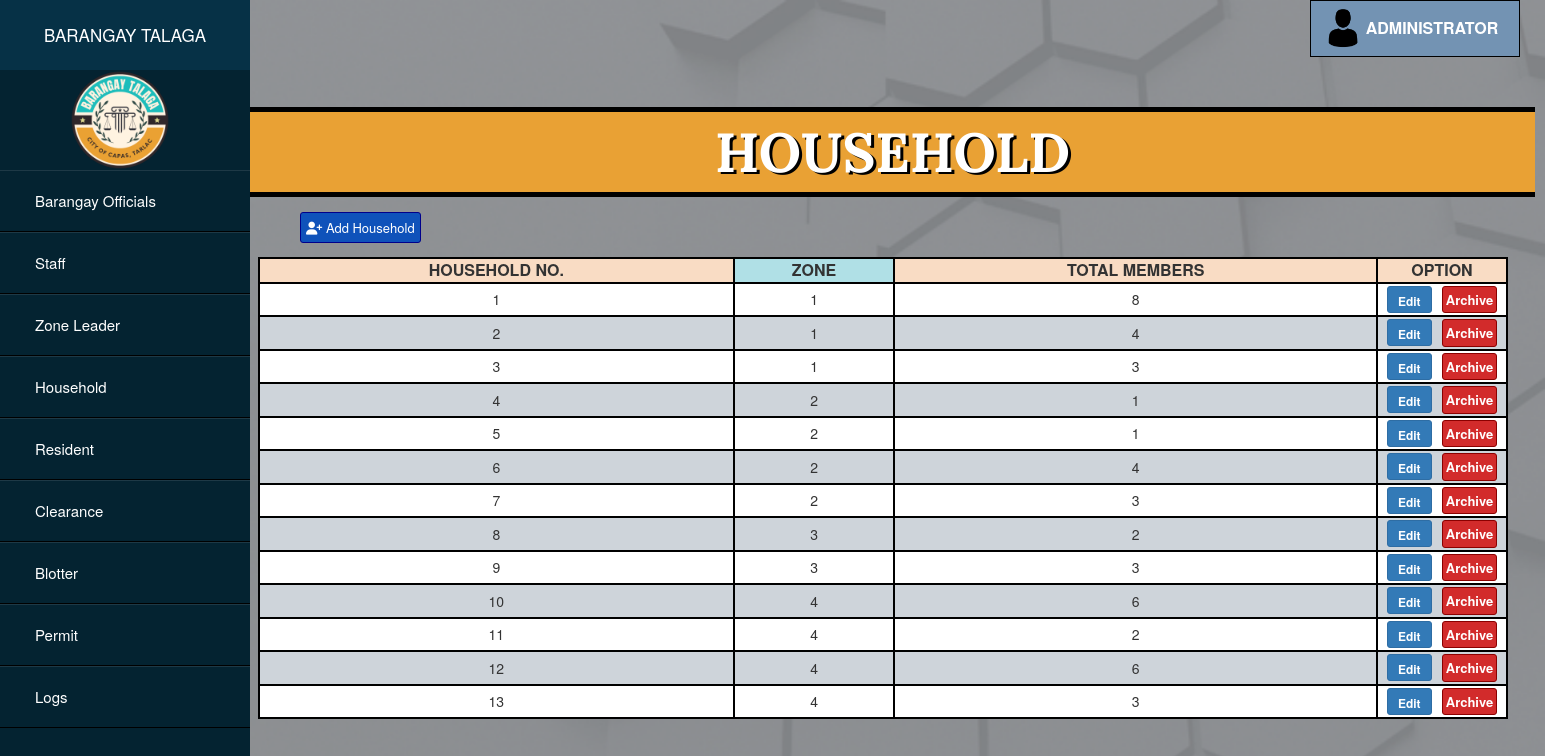
Page /admin/household.php on the committed database.
### tables this page shows
CREATE TABLE `household` (
  `id` int(11) NOT NULL,
  `householdno` int(11) NOT NULL,
  `zone` varchar(11) NOT NULL,
  `totalmem` int(2) NOT NULL,
  `status` varchar(11) NOT NULL
);

### admin/household.php (the view, shortened to what this page needs)
<?php
$link = mysqli_connect("localhost", "root", "", "barangaydb");
?>
<!DOCTYPE html>
<html lang="en" dir="ltr">
    <head>
        <link rel="stylesheet" href="../css/housecss.css">
        <link rel="stylesheet" href="https://maxcdn.bootstrapcdn.com/bootstrap/3.4.1/css/bootstrap.min.css">
</head>
<body style="background-image: url(../images/main.png); background-repeat: no-repeat; background-size: cover;">
    <div class="sidebar">
        <header>BARANGAY TALAGA</header>
        <img src="../images/logo.png">
        <ul>
            <li><a href="officials.php">Barangay Officials</a></li>
            <li><a href="staff.php">Staff</a></li>
            <li><a href="zone_leader.php">Zone Leader</a></li>
            <li><a href="household.php">Household</a></li>
            <li><a href="residents.php">Resident</a></li>
            <li><a href="clearance.php">Clearance</a></li>
            <li><a href="blotter.php">Blotter</a></li>
            <li><a href="permit.php">Permit</a></li>
            <li><a href="logs.php">Logs</a></li>
        </ul>
    </div>
          <div class="dropdown">
          <img src="../images/person.png">
          <button onclick="myFunction()" class="dropbtn" >ADMINISTRATOR</button>
        </div>
    <div>
    <div class="header">
        <h1>HOUSEHOLD</h1>
    </div>
    <div class="add-delete">
        <a href="addform_household.php"><button class="btn btn-primary btn-sm" id="add"><i class="fa fa-user-plus" aria-hidden="true"></i> Add Household</button></a>
    </div>
    <div class="grid">
        <form method="post">
        <table class="table-box">
            <thead>
                <tr>
                    <th style="background-color: #f9dcc4; text-align: center;">HOUSEHOLD NO.</th>
                    <th style="background-color: powderblue; text-align: center;">ZONE</th>
                    <th style="background-color: #f9dcc4; text-align: center;">TOTAL MEMBERS</th>
                    <th style="width: 130px !important; background-color: #f9dcc4; text-align: center;">OPTION</th>
                </tr>
            </thead>
            <tbody>
                <?php
                    $sql = mysqli_query($link, "select * from household where status ='active'");
                    while($row = mysqli_fetch_array($sql))
                    {
                        echo'
                        <tr>';
                                $id = $row['id'];
                                $householdno = $row['householdno'];
                                $zone = $row['zone'];
                                $totalmem = $row['totalmem'];
                                $status = $row['status'];
                        echo '
                            <td>' .$row['householdno'].  '</td>
                            <td>' .$row['zone'].  '</td>
                            <td>' .$row['totalmem']. '</td>
                            <td style="text-align: center; padding: 2px;">';
                                echo "<button type='submit' class='btn btn-primary btn-sm' id='edit'><a href='updateform_household.php?id=$id&householdno=$householdno&zone=$zone&totalmem=$totalmem' style='color:white';>
                                Edit</a></button>";
                                echo "<button type='submit' class='btn btn-danger btn-sm' id='archive'>
                                <a href='archive_household.php?id=$id&status=$status' style='color:white';>
                                Archive</a></button>";
                           echo '</td>
                        </tr>';
                    }
                    ?>
            </tbody>
        </table>
        </form>
    </div>
</div>
</body>
</html>

### css/housecss.css (style rules this page uses)
body { font-family: 'Roboto', sans-serif; }
* { margin: 0; padding: 0; list-style: none; text-decoration: none; }
.sidebar { position: absolute; width: 250px; height: 100%; background: #042331; }
.sidebar header { font-size: 17px; color: white; text-align: center; line-height: 70px; background: #063146; user-select: none; }
.sidebar ul a { display: block; height: 100%; width: 100%; line-height: 60px; font-size: 15px; color: white; padding-left: 35px; box-sizing: border-box; border-top: 1px solid rgba(255,255,255,.1); border-bottom: 1px solid black; }
img { width: 100px; margin-left: 70px; }
.header { position: absolute; width: 1285px; margin-left: 250px; margin-top: 50px; border-top: 5px solid black; border-bottom: 5px solid black; padding-top: 20px; padding-bottom: 20px; text-align: center; background-color: #E9A134; }
.header h1 { font-size: 55px; margin-top: -10px; margin-bottom: -10px; font-weight: bolder; font-family: 'Lora', serif; color: white; text-shadow: 3px 2px black; }
.add-delete { position: absolute; margin-left: 300px; margin-top: 155px; }
#add { background-color: #0F52BA; border-color: darkblue; padding: 5px; color: white; font-size: 13px; }
#archive { background-color: #D22B2B; border-color: darkred; padding: 3px; color: white; font-weight: bolder; font-size: 13px; margin-left: 10px; }
.grid { position: absolute; margin-left: 258px; margin-top: 200px; width: 1270px; height: 465px; overflow-y:scroll; }
th, td { border: 2px solid black; padding: 10px; text-align: center; }
th { font-size: 16px; }
tr:nth-child(odd) { background-color: white; }
tr:nth-child(even) { background-color: #ced4da; }
.table-box { width: 1250px; }
.dropbtn { background-color: #7393B3; color: white; padding: 16px; font-size: 16px; border: none; cursor: pointer; width: 210px; padding-left: 50px; font-weight: bolder; border: 1px solid black; }
.dropdown { position: relative; display: inline-block; margin-left: 1310px; }
.dropdown img { position: absolute; display: inline-block; margin-left: 13px; margin-top: 8px; height: 40px; width: 40px; }
#edit { width: 45px; font-weight: bolder; height: 27px; }
h1 { margin-top: -10px; color: black; margin-left: 20px; }

### rows in the picture
household: householdno "1", zone "1", totalmem "8"
household: householdno "2", zone "1", totalmem "4"
household: householdno "3", zone "1", totalmem "3"
household: householdno "4", zone "2", totalmem "1"
household: householdno "5", zone "2", totalmem "1"
household: householdno "6", zone "2", totalmem "4"
household: householdno "7", zone "2", totalmem "3"
household: householdno "8", zone "3", totalmem "2"
household: householdno "9", zone "3", totalmem "3"
household: householdno "10", zone "4", totalmem "6"
household: householdno "11", zone "4", totalmem "2"
household: householdno "12", zone "4", totalmem "6"
household: householdno "13", zone "4", totalmem "3"
